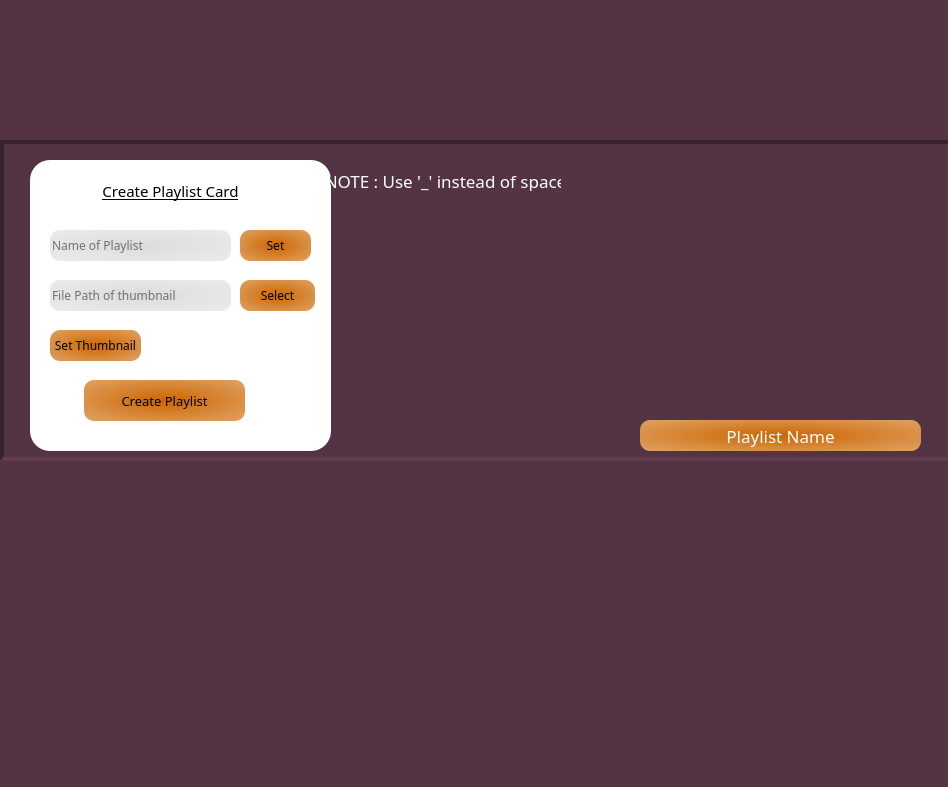
<?xml version="1.0" encoding="UTF-8"?>
<ui version="4.0">
 <class>MainWindow</class>
 <widget class="QMainWindow" name="MainWindow">
  <property name="geometry">
   <rect>
    <x>0</x>
    <y>0</y>
    <width>948</width>
    <height>787</height>
   </rect>
  </property>
  <property name="windowTitle">
   <string>MainWindow</string>
  </property>
  <property name="styleSheet">
   <string notr="true">background-color:#543344</string>
  </property>
  <widget class="QWidget" name="centralwidget">
   <widget class="QFrame" name="frame">
    <property name="geometry">
     <rect>
      <x>30</x>
      <y>160</y>
      <width>301</width>
      <height>291</height>
     </rect>
    </property>
    <property name="styleSheet">
     <string notr="true">background-color:#fff;border-radius:20px</string>
    </property>
    <property name="frameShape">
     <enum>QFrame::Panel</enum>
    </property>
    <property name="frameShadow">
     <enum>QFrame::Raised</enum>
    </property>
    <property name="lineWidth">
     <number>7</number>
    </property>
    <widget class="QLineEdit" name="name">
     <property name="geometry">
      <rect>
       <x>20</x>
       <y>70</y>
       <width>181</width>
       <height>31</height>
      </rect>
     </property>
     <property name="font">
      <font>
       <family>Bahnschrift</family>
       <pointsize>9</pointsize>
      </font>
     </property>
     <property name="cursor">
      <cursorShape>ForbiddenCursor</cursorShape>
     </property>
     <property name="layoutDirection">
      <enum>Qt::LeftToRight</enum>
     </property>
     <property name="styleSheet">
      <string notr="true">background-color: qradialgradient(spread:pad, cx:0.5, cy:0.5, radius:1.623, fx:0.5, fy:0.5, stop:0 rgba(220, 220, 220, 255), stop:1 rgba(255, 255, 255, 255));border-radius:10px</string>
     </property>
     <property name="inputMask">
      <string/>
     </property>
     <property name="readOnly">
      <bool>false</bool>
     </property>
     <property name="placeholderText">
      <string>Name of Playlist</string>
     </property>
     <property name="cursorMoveStyle">
      <enum>Qt::LogicalMoveStyle</enum>
     </property>
    </widget>
    <widget class="QLineEdit" name="thumbnail_loc">
     <property name="geometry">
      <rect>
       <x>20</x>
       <y>120</y>
       <width>181</width>
       <height>31</height>
      </rect>
     </property>
     <property name="font">
      <font>
       <family>Bahnschrift</family>
       <pointsize>9</pointsize>
      </font>
     </property>
     <property name="cursor">
      <cursorShape>ForbiddenCursor</cursorShape>
     </property>
     <property name="focusPolicy">
      <enum>Qt::NoFocus</enum>
     </property>
     <property name="layoutDirection">
      <enum>Qt::LeftToRight</enum>
     </property>
     <property name="styleSheet">
      <string notr="true">background-color: qradialgradient(spread:pad, cx:0.5, cy:0.5, radius:1.623, fx:0.5, fy:0.5, stop:0 rgba(220, 220, 220, 255), stop:1 rgba(255, 255, 255, 255));border-radius:10px</string>
     </property>
     <property name="inputMask">
      <string/>
     </property>
     <property name="readOnly">
      <bool>true</bool>
     </property>
     <property name="placeholderText">
      <string>File Path of thumbnail</string>
     </property>
     <property name="cursorMoveStyle">
      <enum>Qt::LogicalMoveStyle</enum>
     </property>
    </widget>
    <widget class="QPushButton" name="set_name">
     <property name="geometry">
      <rect>
       <x>210</x>
       <y>70</y>
       <width>71</width>
       <height>31</height>
      </rect>
     </property>
     <property name="font">
      <font>
       <family>Bahnschrift</family>
       <weight>50</weight>
       <bold>false</bold>
      </font>
     </property>
     <property name="cursor">
      <cursorShape>PointingHandCursor</cursorShape>
     </property>
     <property name="focusPolicy">
      <enum>Qt::NoFocus</enum>
     </property>
     <property name="autoFillBackground">
      <bool>false</bool>
     </property>
     <property name="styleSheet">
      <string notr="true">  background-color: qradialgradient(spread:pad, cx:0.5, cy:0.5, radius:1.789, fx:0.5, fy:0.5, stop:0 rgba(204, 102, 0, 255), stop:1 rgba(255, 255, 255, 255));
border-radius:10px</string>
     </property>
     <property name="text">
      <string>Set</string>
     </property>
    </widget>
    <widget class="QPushButton" name="select_image">
     <property name="geometry">
      <rect>
       <x>210</x>
       <y>120</y>
       <width>75</width>
       <height>31</height>
      </rect>
     </property>
     <property name="font">
      <font>
       <family>Bahnschrift</family>
       <weight>50</weight>
       <bold>false</bold>
      </font>
     </property>
     <property name="cursor">
      <cursorShape>PointingHandCursor</cursorShape>
     </property>
     <property name="focusPolicy">
      <enum>Qt::NoFocus</enum>
     </property>
     <property name="autoFillBackground">
      <bool>false</bool>
     </property>
     <property name="styleSheet">
      <string notr="true">  background-color: qradialgradient(spread:pad, cx:0.5, cy:0.5, radius:1.789, fx:0.5, fy:0.5, stop:0 rgba(204, 102, 0, 255), stop:1 rgba(255, 255, 255, 255));
border-radius:10px</string>
     </property>
     <property name="text">
      <string>Select</string>
     </property>
    </widget>
    <widget class="QPushButton" name="make_playlist">
     <property name="geometry">
      <rect>
       <x>54</x>
       <y>220</y>
       <width>161</width>
       <height>41</height>
      </rect>
     </property>
     <property name="font">
      <font>
       <family>Bahnschrift</family>
       <pointsize>10</pointsize>
       <weight>50</weight>
       <bold>false</bold>
      </font>
     </property>
     <property name="cursor">
      <cursorShape>PointingHandCursor</cursorShape>
     </property>
     <property name="focusPolicy">
      <enum>Qt::NoFocus</enum>
     </property>
     <property name="autoFillBackground">
      <bool>false</bool>
     </property>
     <property name="styleSheet">
      <string notr="true">  background-color: qradialgradient(spread:pad, cx:0.5, cy:0.5, radius:1.789, fx:0.5, fy:0.5, stop:0 rgba(204, 102, 0, 255), stop:1 rgba(255, 255, 255, 255));
border-radius:10px</string>
     </property>
     <property name="text">
      <string>Create Playlist</string>
     </property>
     <property name="checkable">
      <bool>false</bool>
     </property>
     <property name="checked">
      <bool>false</bool>
     </property>
    </widget>
    <widget class="QLabel" name="label">
     <property name="geometry">
      <rect>
       <x>40</x>
       <y>10</y>
       <width>201</width>
       <height>41</height>
      </rect>
     </property>
     <property name="font">
      <font>
       <family>Bahnschrift SemiBold</family>
       <pointsize>11</pointsize>
       <underline>true</underline>
      </font>
     </property>
     <property name="text">
      <string>Create Playlist Card</string>
     </property>
     <property name="alignment">
      <set>Qt::AlignCenter</set>
     </property>
    </widget>
    <widget class="QPushButton" name="set_thumbnail">
     <property name="geometry">
      <rect>
       <x>20</x>
       <y>170</y>
       <width>91</width>
       <height>31</height>
      </rect>
     </property>
     <property name="font">
      <font>
       <family>Bahnschrift</family>
       <weight>50</weight>
       <bold>false</bold>
      </font>
     </property>
     <property name="cursor">
      <cursorShape>PointingHandCursor</cursorShape>
     </property>
     <property name="focusPolicy">
      <enum>Qt::NoFocus</enum>
     </property>
     <property name="autoFillBackground">
      <bool>false</bool>
     </property>
     <property name="styleSheet">
      <string notr="true">  background-color: qradialgradient(spread:pad, cx:0.5, cy:0.5, radius:1.789, fx:0.5, fy:0.5, stop:0 rgba(204, 102, 0, 255), stop:1 rgba(255, 255, 255, 255));
border-radius:10px</string>
     </property>
     <property name="text">
      <string>Set Thumbnail</string>
     </property>
    </widget>
   </widget>
   <widget class="QPushButton" name="back">
    <property name="geometry">
     <rect>
      <x>0</x>
      <y>10</y>
      <width>75</width>
      <height>23</height>
     </rect>
    </property>
    <property name="cursor">
     <cursorShape>PointingHandCursor</cursorShape>
    </property>
    <property name="focusPolicy">
     <enum>Qt::NoFocus</enum>
    </property>
    <property name="styleSheet">
     <string notr="true">border-radius:10px</string>
    </property>
    <property name="text">
     <string/>
    </property>
    <property name="icon">
     <iconset>
      <normaloff>../../ICONS FOR APP/arrow-121-24.ico</normaloff>../../ICONS FOR APP/arrow-121-24.ico</iconset>
    </property>
    <property name="iconSize">
     <size>
      <width>20</width>
      <height>20</height>
     </size>
    </property>
   </widget>
   <widget class="QFrame" name="frame_2">
    <property name="geometry">
     <rect>
      <x>0</x>
      <y>140</y>
      <width>951</width>
      <height>321</height>
     </rect>
    </property>
    <property name="frameShape">
     <enum>QFrame::Panel</enum>
    </property>
    <property name="frameShadow">
     <enum>QFrame::Sunken</enum>
    </property>
    <property name="lineWidth">
     <number>4</number>
    </property>
    <widget class="QLabel" name="thumbnail_playlist">
     <property name="geometry">
      <rect>
       <x>640</x>
       <y>10</y>
       <width>281</width>
       <height>271</height>
      </rect>
     </property>
     <property name="text">
      <string/>
     </property>
     <property name="pixmap">
      <pixmap>../../ICONS FOR APP/image-filled-square-button.png</pixmap>
     </property>
     <property name="scaledContents">
      <bool>true</bool>
     </property>
     <property name="wordWrap">
      <bool>false</bool>
     </property>
    </widget>
    <widget class="QLabel" name="lbl_name">
     <property name="geometry">
      <rect>
       <x>640</x>
       <y>280</y>
       <width>281</width>
       <height>31</height>
      </rect>
     </property>
     <property name="font">
      <font>
       <family>Bahnschrift</family>
       <pointsize>13</pointsize>
       <weight>50</weight>
       <bold>false</bold>
      </font>
     </property>
     <property name="styleSheet">
      <string notr="true"> background-color: qradialgradient(spread:pad, cx:0.5, cy:0.5, radius:1.789, fx:0.5, fy:0.5, stop:0 rgba(204, 102, 0, 255), stop:1 rgba(255, 255, 255, 255));
border-radius:10px;
color:#fff</string>
     </property>
     <property name="frameShape">
      <enum>QFrame::Box</enum>
     </property>
     <property name="frameShadow">
      <enum>QFrame::Raised</enum>
     </property>
     <property name="lineWidth">
      <number>6</number>
     </property>
     <property name="text">
      <string>Playlist Name</string>
     </property>
     <property name="alignment">
      <set>Qt::AlignCenter</set>
     </property>
    </widget>
   </widget>
   <widget class="QLabel" name="label_3">
    <property name="geometry">
     <rect>
      <x>330</x>
      <y>170</y>
      <width>231</width>
      <height>21</height>
     </rect>
    </property>
    <property name="font">
     <font>
      <family>Bahnschrift</family>
      <pointsize>13</pointsize>
      <weight>50</weight>
      <bold>false</bold>
     </font>
    </property>
    <property name="styleSheet">
     <string notr="true">color: rgb(255, 255, 255);
border-radius:10px;
border-color: rgb(255, 255, 255);</string>
    </property>
    <property name="text">
     <string>NOTE : Use '_' instead of space</string>
    </property>
    <property name="alignment">
     <set>Qt::AlignCenter</set>
    </property>
   </widget>
   <zorder>frame_2</zorder>
   <zorder>frame</zorder>
   <zorder>back</zorder>
   <zorder>label_3</zorder>
  </widget>
 </widget>
 <resources/>
 <connections/>
</ui>
